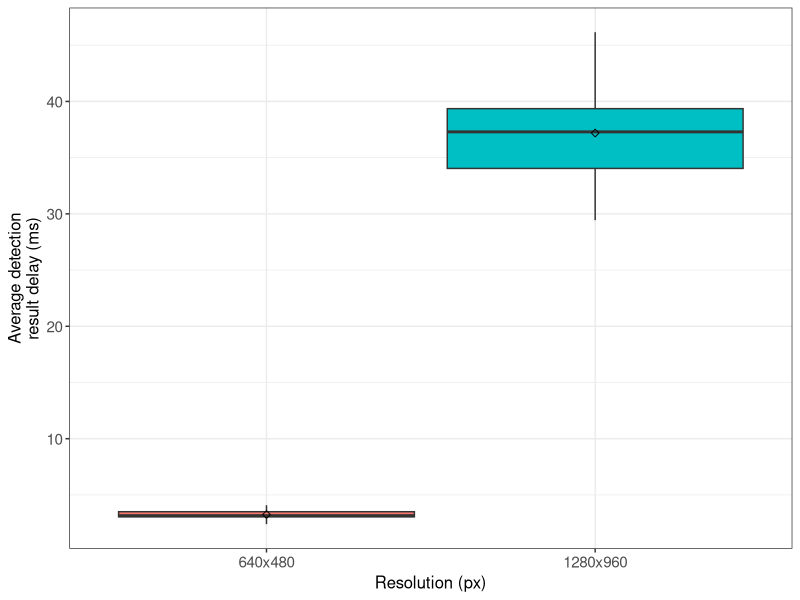
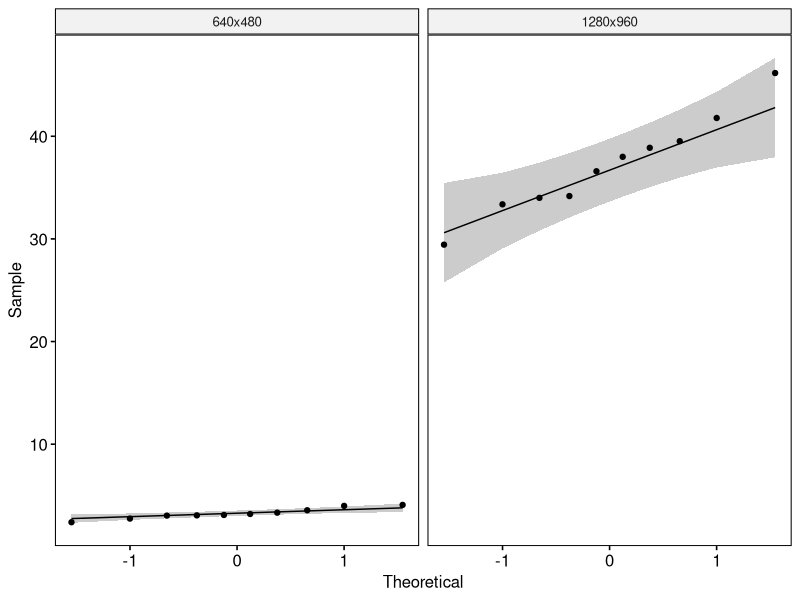

Reproduce these figures in R, in order.
## ---- chunk 1
if (!require('tidyverse')) install.packages('tidyverse', dependencies = TRUE); library('tidyverse')
if (!require('ggpubr')) install.packages('ggpubr', dependencies = TRUE); library('ggpubr')
if (!require('rstatix')) install.packages('rstatix', dependencies = TRUE); library('rstatix')
if (!require('ggplot2')) install.packages('ggplot2', dependencies = TRUE); library('ggplot2')
## ---- chunk 2
data <- read.csv(file = '../../raw_data/test_resolution/run_table.csv')
data <- subset(data, select = c(X__run_id, resolution, avg_detection_result_delay_ms))
data$resolution <- factor(data$resolution, levels = c("640x480", "1280x960"))
data$avg_detection_result_delay_ms <- as.numeric(data$avg_detection_result_delay_ms)
## ---- chunk 3
data %>%
  group_by(resolution) %>%
  get_summary_stats(avg_detection_result_delay_ms, type = "mean_sd")
## ---- chunk 4
#pdf(file = "../../figures/resolution_effect/detection-result-delay.pdf")

ggplot(data, aes(x = resolution, y = avg_detection_result_delay_ms, fill = resolution)) +
  theme_bw() + 
  geom_boxplot(width = 0.9, outlier.size = 0.5) + 
  stat_summary(fun = mean, color = 'black', geom = 'point', shape = 5, size = 1.5) +
  labs(x = "Resolution (px)", y = "Average detection\nresult delay (ms)") +
  theme(legend.position = 'none') +
  theme(
    axis.title.x = element_text(size = 12, family = 'sans'),
    axis.title.y = element_text(size = 12, family = 'sans'),
    axis.text.x = element_text(size = 11, family = 'sans'),
    axis.text.y = element_text(size = 11, family = 'sans')
  )

#dev.off()
## ---- chunk 5
data %>% 
  group_by(resolution) %>%
  identify_outliers(avg_detection_result_delay_ms)
## ---- chunk 6
ggqqplot(data, x = "avg_detection_result_delay_ms", facet.by = "resolution")
## ---- chunk 7
data %>%
  group_by(resolution) %>%
  shapiro_test(avg_detection_result_delay_ms)
## ---- chunk 8
data %>%
  t_test(avg_detection_result_delay_ms ~ resolution) %>%
  add_significance()
## ---- chunk 9
data %>%
  cohens_d(avg_detection_result_delay_ms ~ resolution)
